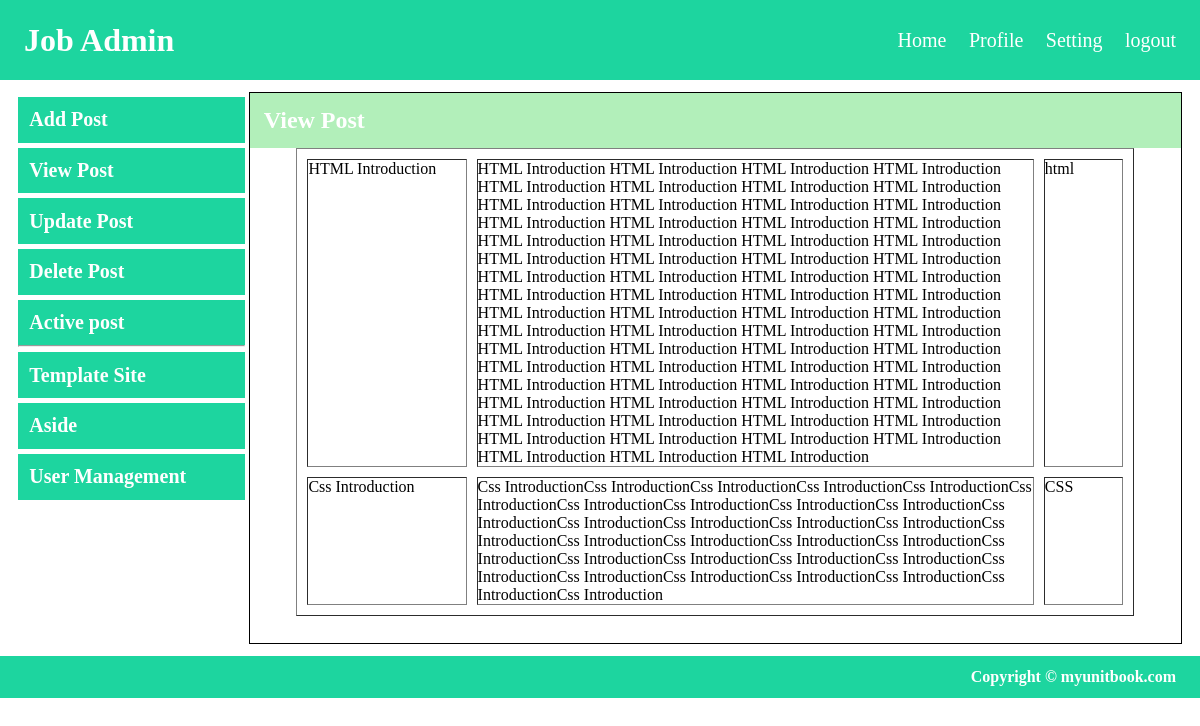
The page /admin/admin.php?admin_page=view_post (signed in) on the database its author committed.
### tables this page shows
CREATE TABLE `post` (
  `id` int(11) NOT NULL,
  `post_title` varchar(100) NOT NULL,
  `post_msg` longtext NOT NULL,
  `post_tag` varchar(50) NOT NULL
);

### admin/view_post.php (the view)
<h2>View Post</h2>
<center>
<table width="90%" border="1" cellspacing="10px">
<?php
$query="SELECT * FROM `post`";
$post_data=mysqli_query($dbcon,$query);
while($post_res=mysqli_fetch_array($post_data))
{
	?>
    <tr valign="top">
    	<td width="20%"><?php echo $post_res['post_title'];?></td>
        <td width="70%"><?php echo $post_res['post_msg'];?></td>
    	<td width="10%"><?php echo $post_res['post_tag'];?></td>
    </tr>
    <?php
}
?>
</table>
</center>

### admin/admin.php (shortened to what this page needs)
<?php
require_once 'config/database.php';
?>
<!doctype html>
<html>
<head>
<link href="css/profile.css" rel="stylesheet">
</head>
<body>
<div class="head">
	<div class="sub-head">
		<div class="logo fl"><h1>Job Admin</h1></div>
        <div class="nav fr">
        	<ul>
            	<li><a href="admin.php">Home</a></li>
                <li><a href="#">Profile</a></li>
                <li><a href="#">Setting</a></li>
                <li><a href="?admin_page=logout">logout</a></li>
            </ul>
        </div>
    </div>
</div>
<div class="mid">
	<div class="mid-left fl">
    	<ul>
            <li><a href="?admin_page=add_post">Add Post</a></li>
            <li><a href="?admin_page=view_post">View Post</a></li>
            <li><a href="?admin_page=update_post">Update Post</a></li>
            <li><a href="?admin_page=delete_post">Delete Post</a></li>
            <li><a href="?admin_page=active_post">Active post</a></li>
            <hr>
            <li><a href="#">Template Site</a></li>
            <li><a href="#">Aside</a></li>
            <li><a href="#">User Management</a></li>
        </ul>
    </div>
    <div class="mid-right fr">
    <?php
    @$admin_page=$_GET['admin_page'];
	switch($admin_page)
	{
		case 'view_post':
		include_once 'view_post.php';
		break;
	}
	?>
    </div>
</div>
<div class="footer">
	<h4>Copyright &copy; myunitbook.com</h4>
</div>
</body>
</html>

### admin/css/profile.css (style rules this page uses)
* { margin:0; padding:0; }
.fl { float:left; }
.fr { float:right; }
.head { height:80px; background:#1DD59F; }
.sub-head { width:96%; margin:auto; }
.logo { width:20%; }
.logo h1 { line-height:80px; color:#FFF; }
.nav { width:80%; }
.nav ul { text-align:right; }
.nav ul li { display:inline; margin-left:2%; }
.nav ul li a { line-height:80px; color:#FFF; font-size:20px; text-decoration:none; }
.mid { min-height:550px; margin:1% 1.50%; }
.mid-left { width:19.50%; min-height:550px; }
.mid-left ul li { list-style:none; padding:5%; background:#1DD59F; margin-top:5px; }
.mid-left ul li a { color:#FFF; font-size:20px; font-weight:bold; text-decoration:none; }
.mid-right { width:80%; min-height:550px; border:1px solid #000000; }
.mid-right h2 { padding:1.50%; background:#B2EFBA; color:#FFF; }
.footer { background:#1DD59F; }
.footer h4 { padding:1% 2%; text-align:right; color:#FFF; }

### rows shown on the page
post: post_title "HTML Introduction", post_msg "HTML Introduction HTML Introduction HTML Introduction HTML Introduction HTML Introduction HTML Introduction HTML Introduction HTML Introduction HTML Introduction HTML Introduction HTML Introduction HTML Introduction HTML Introduction HTML Introduction HTML Introduction HTML Introduction HTML Introduction HTML Introduction HTML Introduction HTML Introduction HTML Introduction HTML Introduction HTML Introduction HTML Introduction HTML Introduction HTML Introduction HTML Introduction HTML Introduction HTML Introduction HTML Introduction HTML Introduction HTML Introduction HTML Introduction HTML Introduction HTML Introduction HTML Introduction HTML Introduction HTML Introduction HTML…", post_tag "html"
post: post_title "Css Introduction", post_msg "Css IntroductionCss IntroductionCss IntroductionCss IntroductionCss IntroductionCss IntroductionCss IntroductionCss IntroductionCss IntroductionCss IntroductionCss IntroductionCss IntroductionCss IntroductionCss IntroductionCss IntroductionCss IntroductionCss IntroductionCss IntroductionCss IntroductionCss IntroductionCss IntroductionCss IntroductionCss IntroductionCss IntroductionCss IntroductionCss IntroductionCss IntroductionCss IntroductionCss IntroductionCss IntroductionCss IntroductionCss Introduction", post_tag "CSS"
